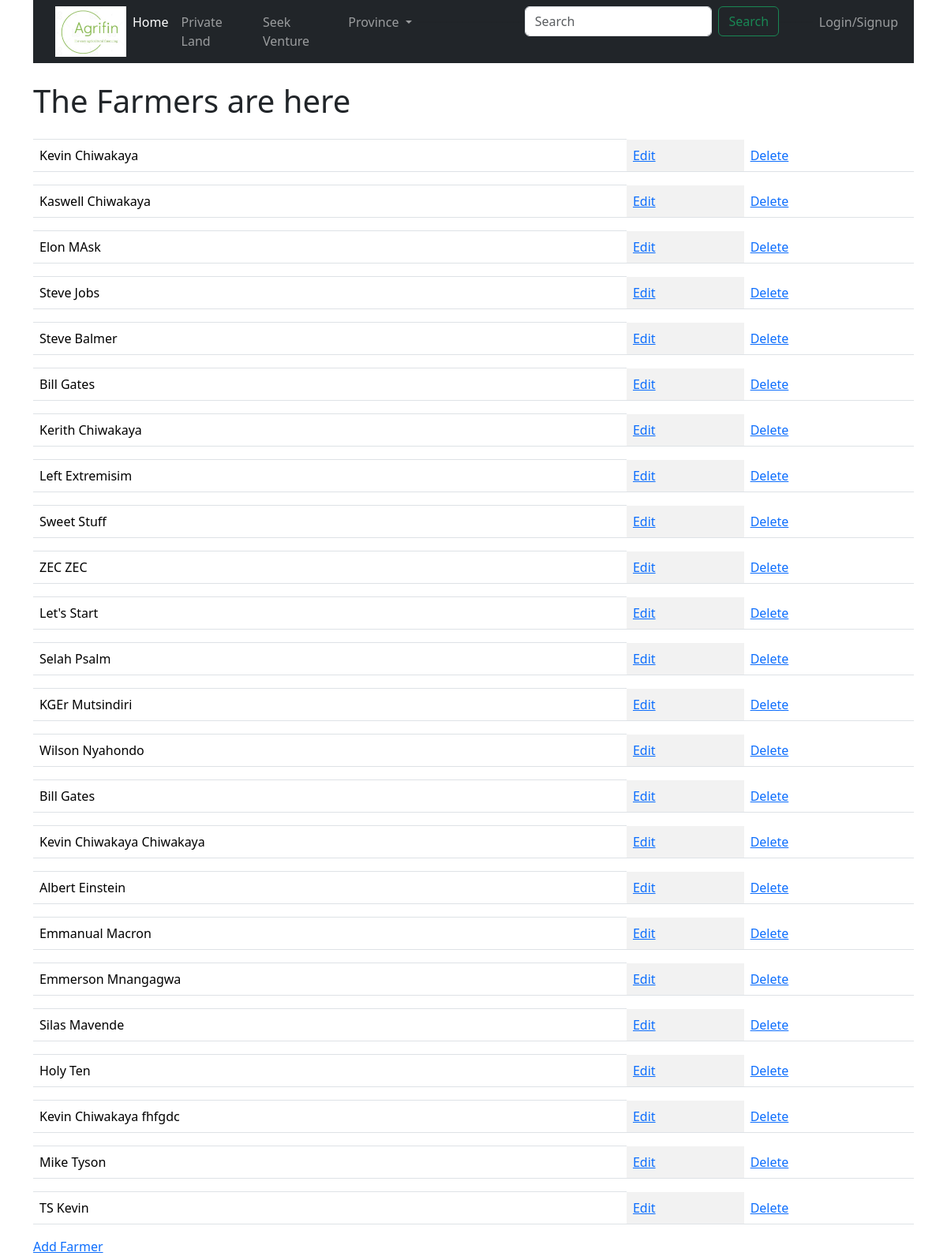
Page /farmers/ on the earlier database version.
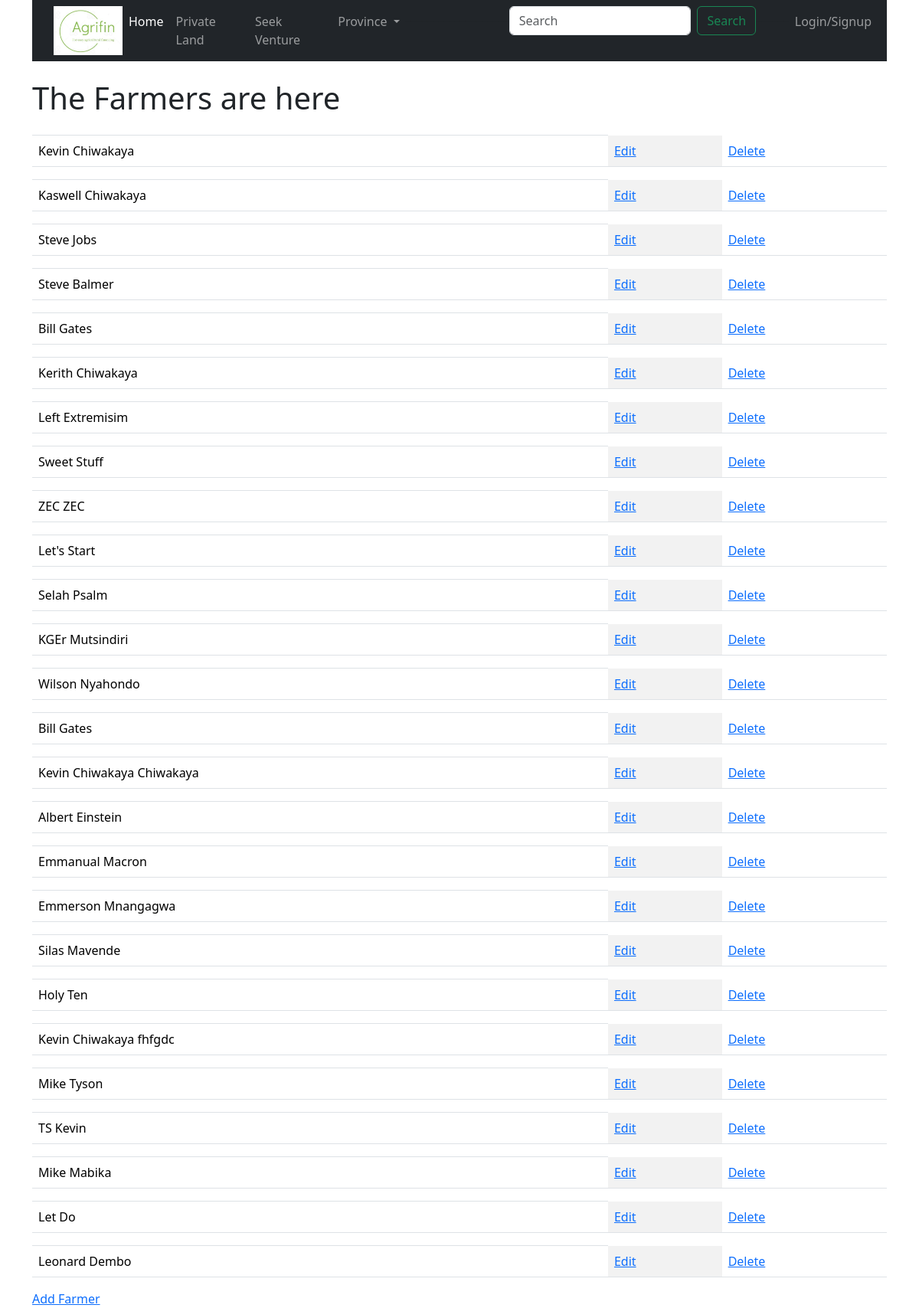
Same page on the later database version.
### farmersapp/models.py (models this page shows, shortened)
class Farmer(models.Model):
    gender = (
   ('M','Male'),
   ('F','Female'),
   )
    name = models.CharField(max_length=250)
    othername = models.CharField(max_length=250,null=True, blank=True)
    surname = models.CharField(max_length=250)
    address = models.CharField(max_length=250)
    phone = models.CharField(max_length=20)
    email = models.CharField(max_length=250, null=True,blank=True)
    gender = models.CharField(max_length=10,choices=gender)
    national_id = models.CharField(max_length=30,null =True,unique=True,editable=True,blank=False)
    id = models.UUIDField(default=uuid.uuid1,unique=True,primary_key=True,editable=False)

### farmersapp/views.py (the view)
# urls.py: path("farmers/",views.farmers,name="farmers"),
def farmers(request):
    mfarmers = Farmer.objects.all()
    context = {'mfarmers': mfarmers}
    return render(request,'farmers.html',context)

### farmersapp/templates/farmers.html (shortened to what this page needs)
{%extends 'main.html'%}
  {% load bootstrap5 %}
{%block content%}
<h1>The Farmers are here</h1>
<table class="table table-striped-columns">
  {%for farmer in mfarmers%}
  <th></th>
  <tr>
  <td>{{farmer.name}} {{farmer.surname}}</td>
  <td><a href="{% url 'updatefarmer' farmer.id %}">Edit</a></td>
  <td><a href="{% url 'deletefarmer' farmer.id %}">Delete</a></td>
</tr>
  {%endfor%}
</table>
<a href="{% url 'createfarmer'%}">Add Farmer</a>
</html>
{%endblock%}

Differences in the rows shown:
removed Farmer: name "Elon", surname "MAsk"
added Farmer: name "Mike", surname "Mabika"
added Farmer: name "Let", surname "Do"
added Farmer: name "Leonard", surname "Dembo"
